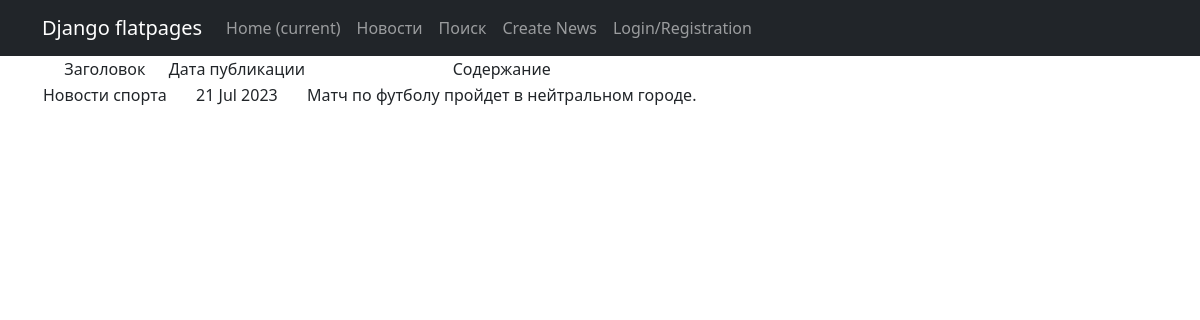
The page /1 on the database its author committed.
### news/models.py (models this page shows, shortened)
class Post(models.Model):
    article = 'ARTI'
    news = 'NEWS'
    POST_TYPE = [
        (article, 'Статья'),
        (news, 'Новость')
    ]
    author = models.ForeignKey(Author, on_delete=models.CASCADE)
    types = models.CharField(max_length=4, choices=POST_TYPE, default=news)
    data_create = models.DateField(auto_now_add=True)
    category = models.ManyToManyField(Category, through='PostCategory')
    title = models.CharField(max_length=255, blank=False)
    text = models.TextField(blank=False)
    post_rating = models.IntegerField(default=0)  # рейтинг статьи/новости

### news/views.py (the view)
# urls.py: path('<int:pk>', NewDetailView.as_view(), name='new'),
class NewDetailView(DetailView):
    model = Post
    template_name = 'new.html'
    context_object_name = 'new'

### news/templatetags/custom_filters.py (called while the page is built)
@register.filter()
def censor(value):
    if not isinstance(value, str):
        raise ValueError('Фильтр только для строк')
    words = value.split()
    for i, word in enumerate(words):
        if word.lower() in BED_WORDS:
            words[i] = '*' * len(word)
    return ' '.join(words)

### templates/new.html (shortened to what this page needs)
{% extends 'flatpages/base.html' %}
{% load custom_filters %}
{% block content %}
    <table>
        <thead>
            <tr>
                <td>Заголовок</td>
                <td>Дата публикации</td>
                <td>Содержание</td>
            </tr>
        </thead>
        <tr>
            <td>{{ new.title|censor }}</td>
            <td>{{ new.data_create|date:'d M Y' }}</td>
            <td>{{ new.text|censor }}</td>
        </tr>
    </table>
{% endblock content %}

### rows shown on the page
Post: title|censor "Новости спорта", data_create "21 Jul 2023", text|censor "Матч по футболу пройдет в нейтральном городе."
